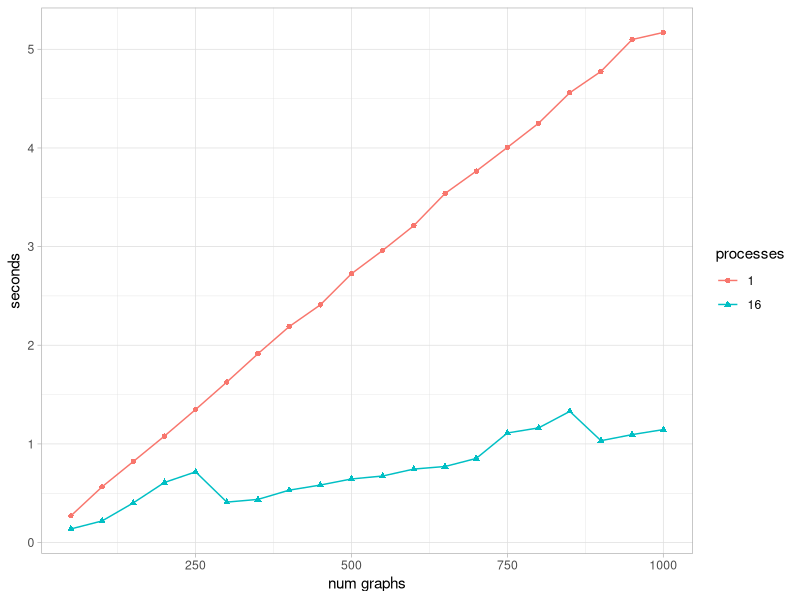

The R source for this figure:
library(ggplot2)
library(readr)
library(tidyr)

data <- read_csv("data.csv") |>
  pivot_longer(!"num graphs", names_to = "processes", values_to = "seconds")

data$processes[data$processes == "serial time"] = 1
data$processes[data$processes == "parallel time"] = 16

p <- ggplot(
  data = data,
  mapping = aes(
    x = `num graphs`,
    y = seconds,
    color = processes,
    shape = processes
  )
) +
  geom_line() +
  geom_point() +
  theme_light()

ggsave("speedup.png", p, width = 8, height = 4, units = "in")
